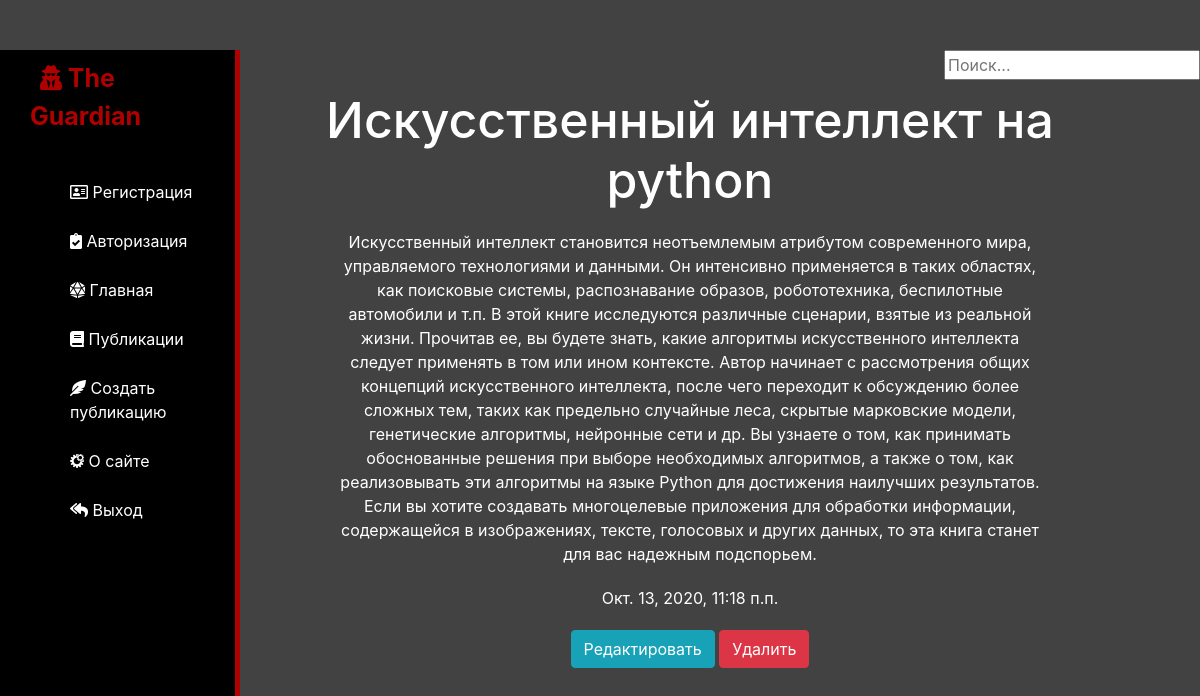
Screenshot of /news/1 with the database file from the repository.
### news/models.py (models this page shows, shortened)
class Articles(models.Model):
    title = models.CharField('Название', max_length=50)
    anons = models.CharField('Анонс', max_length=250)
    full_text = models.TextField('Публикация')
    date = models.DateTimeField('Дата публикации')
    class Meta:
        verbose_name = 'Статью'
        verbose_name_plural = 'Публикации'

### news/views.py (the view)
# urls.py: path('<int:pk>', views.NewsDetailView.as_view(), name='detail'),
class NewsDetailView(DetailView):
    model = Articles
    template_name = 'news/detail_view.html'
    context_object_name = 'article'

### news/templates/news/detail_view.html (shortened to what this page needs)
{% extends 'blog/base.html' %}
{% block content %}
    <div class="features">
       <h1>{{ article.title }}</h1>
        <p>{{ article.full_text}}</p>
        <p>{{ article.date}}</p>
        <a href="{% url 'news:update' article.id %}" class="btn btn-info">Редактировать</a>
        <a href="{% url 'news:delete' article.id %}" class="btn btn-danger">Удалить</a>
    </div>
{% endblock %}

### blog/templates/blog/base.html (shortened to what this page needs)
{% load static %}
<!doctype html>
<html lang="ru">
<head>
    <link rel="stylesheet" href="https://stackpath.bootstrapcdn.com/bootstrap/4.5.2/css/bootstrap.min.css">
    <link rel="stylesheet" href="{% static 'blog/css/blog.css'%}">
    <link rel="stylesheet" href="https://use.fontawesome.com/releases/v5.8.2/css/all.css">
</head>
<body>
    <aside>
        <span class="logo"><i class="fas fa-user-secret"></i> The Guardian</span>
        <ul>
            <a href="{%url 'member:registration' %}"><li><i class="far fa-address-card"></i> Регистрация </li></a>
            <a href="{%url 'member:login' %}"><li><i class="fas fa-clipboard-check"></i> Авторизация </li></a>
            <a href="{%url 'blog:home' %}"><li><i class="fas fa-dice-d20"></i> Главная </li></a>
            <a href="{%url 'news:news_home' %}"><li><i class="fas fa-book"></i> Публикации </li></a>
            <a href="{%url 'news:create' %}"><li><i class="fas fa-feather-alt"></i> Создать публикацию</li></a>
            <a href="{%url 'blog:info' %}"><li><i class="fab fa-whmcs"></i> О сайте</li></a>
            <a href="{%url 'member:logout' %}"><li><i class="fas fa-reply-all"></i> Выход </li></a>
        </ul>
    </aside>
    <main>
            <div align="right">
                <form action="{% url 'news:search_results' %}" method="get">
                    <input name="q" type="text" placeholder="Поиск...">
                </form>
            </div>
        {% block content %}
        {% endblock %}
    </main>
</body>
</html>

### blog/static/blog/css/blog.css (style rules this page uses)
body { background: #424242; }
aside { float: left; background: #000; width: 20%; padding: 2.5%; height: 100vh; colors: #fff; border-right: 5px solid #b00000; }
aside .logo { font-size: 25px; margin-left: 10px; font-weight: bold; position: relative; color: #b00000; top: -20px; }
aside ul { list-style: none; }
aside ul li { color: #fff; display: block; margin-top: 25px; transition: transform .2s ease; }
.features { float: left; color: #fff; margin-top: 10px; text-align: center; width: 75%; }
.features h1 { font-size: 50px; }
.features p { max-width: 700px; margin: 20px auto }
form { margin-left: 32%; width: 500px; margin-top: 50px; }

### rows the page displays
Articles: title "Искусственный интеллект на python", full_text "Искусственный интеллект становится неотъемлемым атрибутом современного мира, управляемого технологиями и данными. Он интенсивно применяется в таких областях, как поисковые системы, распознавание образов, робототехника, беспилотные автомобили и т.п. В этой книге исследуются различные сценарии, взятые из реальной жизни. Прочитав ее, вы будете знать, какие алгоритмы искусственного интеллекта следует применять в том или ином контексте. Автор начинает с рассмотрения общих концепций искусственного интеллекта, после чего переходит к обсуждению более сложных тем, таких как предельно случайные леса, скрытые марковские модели, генетические алгоритмы, нейронные сети и др. Вы узнаете о том, как…", date "Окт. 13, 2020, 11:18 п.п."
